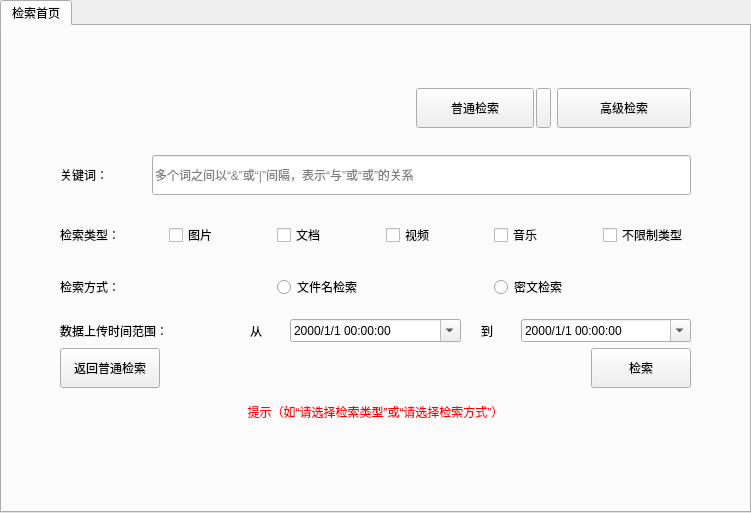
       <widget class="QWidget" name="doc_search_page">
        <layout class="QHBoxLayout" name="horizontalLayout">
         <property name="leftMargin">
          <number>0</number>
         </property>
         <property name="topMargin">
          <number>0</number>
         </property>
         <property name="rightMargin">
          <number>0</number>
         </property>
         <property name="bottomMargin">
          <number>0</number>
         </property>
         <item>
          <widget class="QTabWidget" name="search_tabWidget">
           <property name="styleSheet">
            <string notr="true"/>
           </property>
           <property name="currentIndex">
            <number>0</number>
           </property>
           <widget class="QWidget" name="tab_6">
            <property name="styleSheet">
             <string notr="true">font: 12pt &quot;微软雅黑&quot;;</string>
            </property>
            <attribute name="title">
             <string>检索首页</string>
            </attribute>
            <layout class="QHBoxLayout" name="horizontalLayout_31">
             <item>
              <layout class="QHBoxLayout" name="horizontalLayout_39">
               <item>
                <spacer name="horizontalSpacer_15">
                 <property name="orientation">
                  <enum>Qt::Horizontal</enum>
                 </property>
                 <property name="sizeHint" stdset="0">
                  <size>
                   <width>40</width>
                   <height>20</height>
                  </size>
                 </property>
                </spacer>
               </item>
               <item>
                <layout class="QVBoxLayout" name="verticalLayout_16">
                 <item>
                  <spacer name="verticalSpacer_14">
                   <property name="orientation">
                    <enum>Qt::Vertical</enum>
                   </property>
                   <property name="sizeHint" stdset="0">
                    <size>
                     <width>20</width>
                     <height>40</height>
                    </size>
                   </property>
                  </spacer>
                 </item>
                 <item>
                  <widget class="QWidget" name="normal_search_widget" native="true">
                   <layout class="QHBoxLayout" name="horizontalLayout_41">
                    <item>
                     <layout class="QHBoxLayout" name="normalsearch_horizontalLayout">
                      <item>
                       <widget class="QWidget" name="widget_12" native="true">
                        <property name="minimumSize">
                         <size>
                          <width>350</width>
                          <height>46</height>
                         </size>
                        </property>
                        <layout class="QHBoxLayout" name="horizontalLayout_65">
                         <property name="leftMargin">
                          <number>0</number>
                         </property>
                         <property name="topMargin">
                          <number>0</number>
                         </property>
                         <property name="rightMargin">
                          <number>0</number>
                         </property>
                         <property name="bottomMargin">
                          <number>0</number>
                         </property>
                         <item>
                          <layout class="QHBoxLayout" name="main_search_horizontalLayout"/>
                         </item>
                        </layout>
                       </widget>
                      </item>
                      <item>
                       <layout class="QHBoxLayout" name="horizontalLayout_16">
                        <property name="spacing">
                         <number>2</number>
                        </property>
                        <item>
                         <widget class="QPushButton" name="search_tabWidget_search_pushButton">
                          <property name="minimumSize">
                           <size>
                            <width>100</width>
                            <height>40</height>
                           </size>
                          </property>
                          <property name="text">
                           <string>普通检索</string>
                          </property>
                         </widget>
                        </item>
                        <item>
                         <widget class="QPushButton" name="search_select_pushButton">
                          <property name="minimumSize">
                           <size>
                            <width>0</width>
                            <height>40</height>
                           </size>
                          </property>
                          <property name="maximumSize">
                           <size>
                            <width>15</width>
                            <height>16777215</height>
                           </size>
                          </property>
                          <property name="text">
                           <string/>
                          </property>
                         </widget>
                        </item>
                       </layout>
                      </item>
                      <item>
                       <widget class="QPushButton" name="search_tabWidget_goto_advanced_pushButton">
                        <property name="minimumSize">
                         <size>
                          <width>100</width>
                          <height>40</height>
                         </size>
                        </property>
                        <property name="text">
                         <string>高级检索</string>
                        </property>
                       </widget>
                      </item>
                     </layout>
                    </item>
                   </layout>
                  </widget>
                 </item>
                 <item>
                  <widget class="QWidget" name="advanced_search_widget" native="true">
                   <layout class="QHBoxLayout" name="horizontalLayout_43">
                    <item>
                     <layout class="QVBoxLayout" name="advance_verticalLayout">
                      <property name="spacing">
                       <number>6</number>
                      </property>
                      <item>
                       <layout class="QVBoxLayout" name="verticalLayout_18">
                        <property name="spacing">
                         <number>20</number>
                        </property>
                        <item>
                         <layout class="QHBoxLayout" name="horizontalLayout_44">
                          <item>
                           <widget class="QLabel" name="label_43">
                            <property name="minimumSize">
                             <size>
                              <width>72</width>
                              <height>0</height>
                             </size>
                            </property>
                            <property name="text">
                             <string>关键词：</string>
                            </property>
                           </widget>
                          </item>
                          <item>
                           <widget class="QLineEdit" name="key_words_lineEdit">
                            <property name="minimumSize">
                             <size>
                              <width>539</width>
                              <height>40</height>
                             </size>
                            </property>
                            <property name="toolTip">
                             <string>多个词之间以“&amp;”或“|”间隔，表示“与”或“或”的关系</string>
                            </property>
                            <property name="whatsThis">
                             <string>多个词之间以“&amp;”或“|”间隔，表示“与”或“或”的关系</string>
                            </property>
                            <property name="styleSheet">
                             <string notr="true">QLineEdit:{font: 12pt &quot;微软雅黑&quot;; min-height: 26px;min-height: 270px}</string>
                            </property>
                            <property name="placeholderText">
                             <string>多个词之间以“&amp;”或“|”间隔，表示“与”或“或”的关系</string>
                            </property>
                           </widget>
                          </item>
                         </layout>
                        </item>
                        <item>
                         <layout class="QHBoxLayout" name="horizontalLayout_57">
                          <item>
                           <widget class="QLabel" name="label_39">
                            <property name="minimumSize">
                             <size>
                              <width>72</width>
                              <height>40</height>
                             </size>
                            </property>
                            <property name="text">
                             <string>检索类型：</string>
                            </property>
                           </widget>
                          </item>
                          <item>
                           <widget class="QCheckBox" name="picture_checkBox">
                            <property name="text">
                             <string>图片</string>
                            </property>
                           </widget>
                          </item>
                          <item>
                           <widget class="QCheckBox" name="ducument_checkBox">
                            <property name="text">
                             <string>文档</string>
                            </property>
                           </widget>
                          </item>
                          <item>
                           <widget class="QCheckBox" name="video_checkBox">
                            <property name="text">
                             <string>视频</string>
                            </property>
                           </widget>
                          </item>
                          <item>
                           <widget class="QCheckBox" name="music_checkBox">
                            <property name="text">
                             <string>音乐</string>
                            </property>
                           </widget>
                          </item>
                          <item>
                           <widget class="QCheckBox" name="other_checkBox">
                            <property name="text">
                             <string>不限制类型</string>
                            </property>
                           </widget>
                          </item>
                         </layout>
                        </item>
                        <item>
                         <layout class="QHBoxLayout" name="horizontalLayout_58">
                          <item>
                           <widget class="QLabel" name="label_41">
                            <property name="minimumSize">
                             <size>
                              <width>72</width>
                              <height>0</height>
                             </size>
                            </property>
                            <property name="text">
                             <string>检索方式：</string>
                            </property>
                           </widget>
                          </item>
                          <item>
                           <widget class="QRadioButton" name="filenamesearch_radioButton">
                            <property name="text">
                             <string>文件名检索</string>
                            </property>
                           </widget>
                          </item>
                          <item>
                           <widget class="QRadioButton" name="ciphersearch_radioButton">
                            <property name="text">
                             <string>密文检索</string>
                            </property>
                           </widget>
                          </item>
                         </layout>
                        </item>
                        <item>
                         <layout class="QHBoxLayout" name="horizontalLayout_59"/>
                        </item>
                        <item>
                         <layout class="QHBoxLayout" name="horizontalLayout_63">
                          <item>
                           <widget class="QLabel" name="label_46">
                            <property name="minimumSize">
                             <size>
                              <width>72</width>
                              <height>0</height>
                             </size>
                            </property>
                            <property name="text">
                             <string>数据上传时间范围：</string>
                            </property>
                           </widget>
                          </item>
                          <item>
                           <widget class="QLabel" name="label_14">
                            <property name="maximumSize">
                             <size>
                              <width>20</width>
                              <height>16777215</height>
                             </size>
                            </property>
                            <property name="text">
                             <string>从</string>
                            </property>
                           </widget>
                          </item>
                          <item>
                           <widget class="QDateTimeEdit" name="advanced_from_dateTimeEdit">
                            <property name="displayFormat">
                             <string>yyyy/M/d HH:mm:ss</string>
                            </property>
                            <property name="calendarPopup">
                             <bool>true</bool>
                            </property>
                           </widget>
                          </item>
                          <item>
                           <widget class="QLabel" name="label_13">
                            <property name="maximumSize">
                             <size>
                              <width>20</width>
                              <height>16777215</height>
                             </size>
                            </property>
                            <property name="text">
                             <string>到</string>
                            </property>
                           </widget>
                          </item>
                          <item>
                           <widget class="QDateTimeEdit" name="advanced_to_dateTimeEdit">
                            <property name="displayFormat">
                             <string>yyyy/M/d HH:mm:ss</string>
                            </property>
                            <property name="calendarPopup">
                             <bool>true</bool>
                            </property>
                           </widget>
                          </item>
                         </layout>
                        </item>
                       </layout>
                      </item>
                      <item>
                       <layout class="QHBoxLayout" name="horizontalLayout_64">
                        <item>
                         <widget class="QPushButton" name="search_tabWidget_goto_normal_pushButton">
                          <property name="minimumSize">
                           <size>
                            <width>100</width>
                            <height>40</height>
                           </size>
                          </property>
                          <property name="text">
                           <string>返回普通检索</string>
                          </property>
                         </widget>
                        </item>
                        <item>
                         <spacer name="horizontalSpacer_21">
                          <property name="orientation">
                           <enum>Qt::Horizontal</enum>
                          </property>
                          <property name="sizeHint" stdset="0">
                           <size>
                            <width>40</width>
                            <height>20</height>
                           </size>
                          </property>
                         </spacer>
                        </item>
                        <item>
                         <spacer name="horizontalSpacer_22">
                          <property name="orientation">
                           <enum>Qt::Horizontal</enum>
                          </property>
                          <property name="sizeHint" stdset="0">
                           <size>
                            <width>40</width>
                            <height>20</height>
                           </size>
                          </property>
                         </spacer>
                        </item>
                        <item>
                         <widget class="QPushButton" name="search_tabWidget_advanced_search_pushButton">
                          <property name="minimumSize">
                           <size>
                            <width>100</width>
                            <height>40</height>
                           </size>
                          </property>
                          <property name="text">
                           <string>检索</string>
                          </property>
                         </widget>
                        </item>
                       </layout>
                      </item>
                     </layout>
                    </item>
                   </layout>
                  </widget>
                 </item>
                 <item>
                  <widget class="QLabel" name="notice_label">
                   <property name="layoutDirection">
                    <enum>Qt::LeftToRight</enum>
                   </property>
                   <property name="styleSheet">
                    <string notr="true">font: 10pt &quot;微软雅黑&quot;;
color: rgb(255, 0, 0);</string>
                   </property>
                   <property name="text">
                    <string>提示（如“请选择检索类型”或“请选择检索方式”）</string>
                   </property>
                   <property name="alignment">
                    <set>Qt::AlignCenter</set>
                   </property>
                  </widget>
                 </item>
                 <item>
                  <spacer name="verticalSpacer_17">
                   <property name="orientation">
                    <enum>Qt::Vertical</enum>
                   </property>
                   <property name="sizeHint" stdset="0">
                    <size>
                     <width>20</width>
                     <height>40</height>
                    </size>
                   </property>
                  </spacer>
                 </item>
                 <item>
                  <spacer name="verticalSpacer_16">
                   <property name="orientation">
                    <enum>Qt::Vertical</enum>
                   </property>
                   <property name="sizeHint" stdset="0">
                    <size>
                     <width>20</width>
                     <height>40</height>
                    </size>
                   </property>
                  </spacer>
                 </item>
                </layout>
               </item>
               <item>
                <spacer name="horizontalSpacer_23">
                 <property name="orientation">
                  <enum>Qt::Horizontal</enum>
                 </property>
                 <property name="sizeHint" stdset="0">
                  <size>
                   <width>40</width>
                   <height>20</height>
                  </size>
                 </property>
                </spacer>
               </item>
              </layout>
             </item>
            </layout>
           </widget>
          </widget>
         </item>
        </layout>
       </widget>
